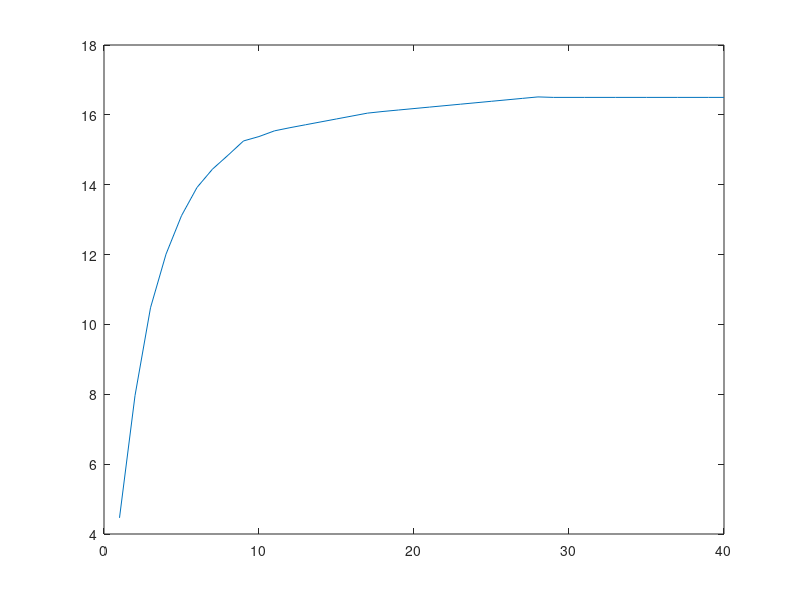

Write MATLAB code to recreate this figure.
% Author: Pengfei Cui
% Date: May 22, 2013
% For simulation of a fairness algorithm for multiband multihop evaluation


close all
clear all

% Define the variable
node_amount=100;





% Temporary define the band VS distance
clique_dis=[500,550,700,850];


% 
x=unifrnd(-0.7,2.7,node_amount,1);
a=sqrt(1.7^2-abs(x-1).^2);
y=unifrnd(-a+1,a+1,node_amount,1)*1500;
x=x*1500;
grid=[x,y];
%plot(x,y,'*')


% Find the middle point of the nodes
[m,n]=size(grid);

mid_p(1,1)=median(grid(:,1));
mid_p(1,2)=median(grid(:,2));

for i=1:m
    mid_dis(i,1)=sqrt((grid(i,1)-mid_p(1,1))^2+((grid(i,2)-mid_p(1,2)))^2);
    mid_dis(i,2)=i;
    
end


% Order the nodes according to the distance from the middle node
mid_dis=sortrows(mid_dis,1);
for i=1:m
    grid_o(i,1:2)=grid(mid_dis(i,2),:);
        
    
end

grid=grid_o;

[m,n]=size(grid);

[mk,nk]=size(clique_dis);

% Get the amount of node in a clique of a band
for i=1:m

cur_node=grid(i,:);

for j=1:m
    node_dis(j)=sqrt((grid(j,1)-cur_node(1,1))^2+((grid(i,2)-cur_node(1,2)))^2);
    
end


for k=1:nk
    temp=find(node_dis<clique_dis(k));
    temp_dis=node_dis;
    % Record the as (band, cur_node)
    temp_dis(temp)=10^10;
    temp_dis=temp_dis-node_dis;
    
    temp_index=find(temp_dis>0);
    temp_dis(temp_index)=1;
    clique_bool(k,i,:)=temp_dis;
end


end

% Assign band for each channel
clique_assign=clique_bool;
clique_a_next=clique_bool;
node_assign=zeros(nk,m);



for j=1:40

for i=1:m % each node
    for k=1:nk %each band
        temp_c_m(k)=sum(clique_assign(k,i,:));
    end
    index=find(temp_c_m==min(temp_c_m));% Find the band with the fewest nodes
    node_assign(index(1),i)=1/temp_c_m(index(1));% Assign part of the channel for a node  
    
    clique_a_next(:,:,i)=0; % with the next line to make sure the node is removed from other band and node clique
    clique_a_next(index(1),:,i)=1; % add the assign band to the clique matrix
    clique_assign=clique_a_next;
end

av_time(j)=sum(node_assign(:))

end

plot(av_time);
